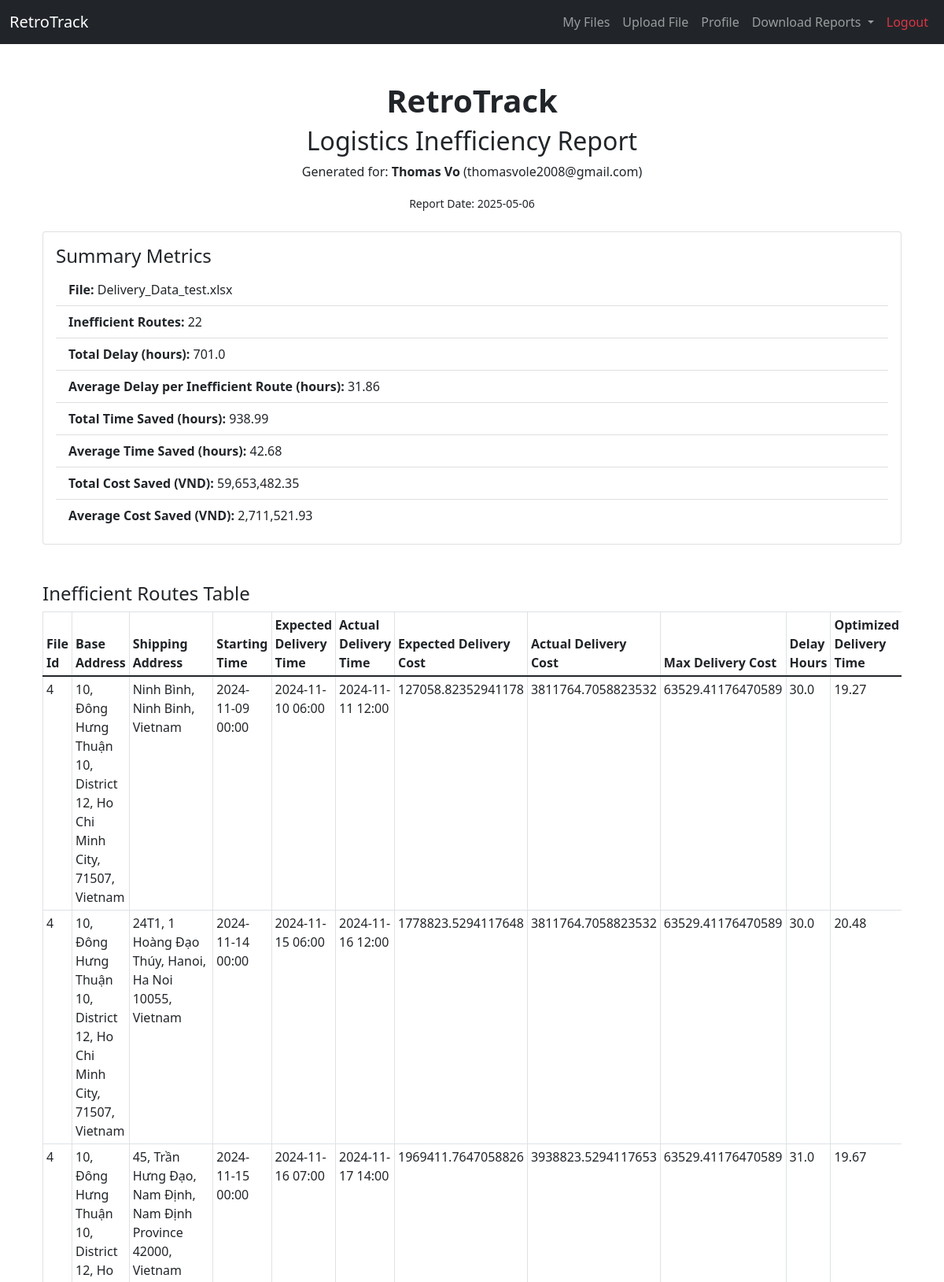
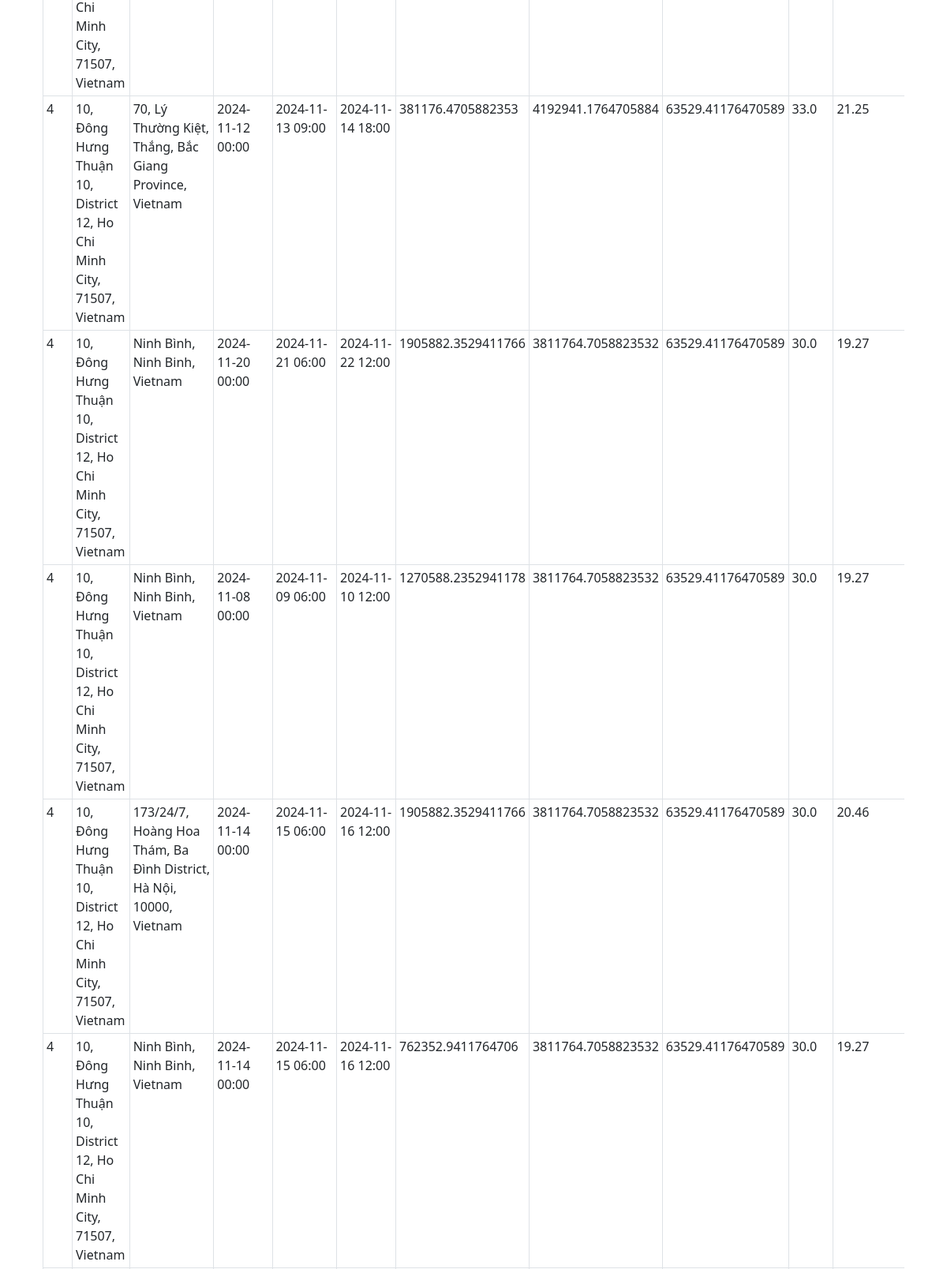
/report/4 (signed in, upper part), run on the app's committed database (2 pictures, top to bottom).
### app/models.py (models this page shows, shortened)
class User(db.Model):
    id = db.Column(db.Integer, primary_key=True)
    first_name = db.Column(db.String(100), nullable=False)
    last_name = db.Column(db.String(100), nullable=False)
    email = db.Column(db.String(120), unique=True, nullable=False)
    password = db.Column(db.String(60), nullable=False)

class File(db.Model):
    id = db.Column(db.Integer, primary_key=True)
    filename = db.Column(db.String(255), nullable=False)
    upload_date = db.Column(db.DateTime, nullable=False, default=datetime.utcnow)
    size = db.Column(db.Float, nullable=False)
    user_id = db.Column(db.Integer, nullable=False)
    parsed_data = db.Column(db.Text, nullable=True)

class InefficientRoute(db.Model):
    id = db.Column(db.Integer, primary_key=True)
    file_id = db.Column(db.Integer, db.ForeignKey('file.id'), nullable=False)
    base_address = db.Column(db.String(255), nullable=False)
    shipping_address = db.Column(db.String(255), nullable=False)
    starting_time = db.Column(db.DateTime, nullable=False)
    expected_delivery_time = db.Column(db.DateTime, nullable=False)
    actual_delivery_time = db.Column(db.DateTime, nullable=False)
    expected_delivery_cost = db.Column(db.Float, nullable=False)
    actual_delivery_cost = db.Column(db.Float, nullable=False)
    max_delivery_cost = db.Column(db.Float, nullable=False)
    optimized_delivery_time = db.Column(db.Float, nullable=True)
    time_saved = db.Column(db.Float, nullable=True)

### app/report_routes.py (the view)
@app.route('/report/<int:file_id>')
def report_preview(file_id):
    if 'user_id' not in session:
        flash("Login required.", "danger")
        return redirect(url_for('login'))
    user = User.query.get(session['user_id'])
    summary = generate_summary(file_id, user)
    chart_url = f"/static/plots/cost_waste_{file_id}.png"
    return render_template(
        "report_preview.html",
        summary=summary,
        file_id=file_id,
        chart_url=chart_url
    )

### app/helpers/geoapify.py (called while the page is built)
def update_cached_routes(routes):
    updated = False
    for r in routes:
        if r.optimized_delivery_time is None or r.time_saved is None:
            opt_time = get_optimized_route_time(r.base_address, r.shipping_address)
            if opt_time is not None:
                actual_dur = (r.actual_delivery_time - r.starting_time).total_seconds() / 3600.0
                if actual_dur > opt_time:
                    r.optimized_delivery_time = round(opt_time, 2)
                    r.time_saved = round(actual_dur - opt_time, 2)
                    updated = True
    if updated:
        try:
            db.session.commit()
        except Exception as e:
            db.session.rollback()
            print("Error committing route updates:", e)

### app/routes.py (called while the page is built)
@app.context_processor
def inject_now():
    return {"now": datetime.utcnow()}

@app.context_processor
def inject_user_files():
    if 'user_id' in session:
        files = File.query.filter_by(user_id=session['user_id']).all()
    else:
        files = []
    return dict(user_files=files)

### app/templates/report_preview.html (shortened to what this page needs)
{% extends "base.html" %}
{% block content %}
    <div class="container my-5">
        <div class="text-center mb-4">
            <h1 class="fw-bold">RetroTrack</h1>
            <h2 class="mt-2">Logistics Inefficiency Report</h2>
            <p>Generated for: <strong>{{ summary.user_name }}</strong> ({{ summary.user_email }})</p>
            <p><small>Report Date: {{ now.strftime('%Y-%m-%d') }}</small></p>
        </div>
        <div class="card mb-4">
            <div class="card-body">
                <h4 class="card-title">Summary Metrics</h4>
                <ul class="list-group list-group-flush">
                    <li class="list-group-item"><strong>File:</strong> {{ summary.file_name }}</li>
                    <li class="list-group-item"><strong>Inefficient Routes:</strong> {{ summary.inefficient_routes }}
                    </li>
                    <li class="list-group-item"><strong>Total Delay (hours):</strong> {{ summary.total_delayed_hours }}
                    </li>
                    <li class="list-group-item"><strong>Average Delay per Inefficient Route
                        (hours):</strong> {{ summary.avg_delayed_hours }}</li>
                    <li class="list-group-item"><strong>Total Time Saved
                        (hours):</strong> {{ summary.total_time_saved }}</li>
                    <li class="list-group-item"><strong>Average Time Saved
                        (hours):</strong> {{ summary.avg_time_saved }}</li>
                    <li class="list-group-item"><strong>Total Cost Saved
                        (VND):</strong> {{ "{:,}".format(summary.total_cost_saved) }}</li>
                    <li class="list-group-item"><strong>Average Cost Saved
                        (VND):</strong> {{ "{:,}".format(summary.avg_cost_saved) }}</li>
                </ul>
            </div>
        </div>
        {% if summary.ineff_table %}
            <h4 class="mt-5">Inefficient Routes Table</h4>
            <div class="table-responsive">
                <table class="table table-bordered table-sm">
                    <thead>
                    <tr>
                        {% for key in summary.ineff_table[0].keys() %}
                            <th>{{ key.replace('_', ' ').title() }}</th>
                        {% endfor %}
                    </tr>
                    </thead>
                    <tbody>
                    {% for row in summary.ineff_table %}
                        <tr>
                            {% for value in row.values() %}
                                <td>{{ value }}</td>
                            {% endfor %}
                        </tr>
                    {% endfor %}
                    </tbody>
                </table>
            </div>
        {% endif %}
    </div>
{% endblock %}

### data on the page
User: user_email "thomasvole2008@gmail.com"
File: file_name "Delivery_Data_test.xlsx"
InefficientRoute: values "4" "2024-11-09 00:00" "2024-11-10 06:00" "2024-11-11 12:00" "30.0", base_address "10, Đông Hưng Thuận 10, District 12, Ho Chi Minh City, 71507, Vietnam", shipping_address "Ninh Bình, Ninh Binh, Vietnam", expected_delivery_cost "127058.82352941178", actual_delivery_cost "3811764.7058823532", max_delivery_cost "63529.41176470589", optimized_delivery_time "19.27"
InefficientRoute: values "4" "2024-11-14 00:00" "2024-11-15 06:00" "2024-11-16 12:00" "30.0", base_address "10, Đông Hưng Thuận 10, District 12, Ho Chi Minh City, 71507, Vietnam", shipping_address "24T1, 1 Hoàng Đạo Thúy, Hanoi, Ha Noi 10055, Vietnam", expected_delivery_cost "1778823.5294117648", actual_delivery_cost "3811764.7058823532", max_delivery_cost "63529.41176470589", optimized_delivery_time "20.48"
InefficientRoute: values "4" "2024-11-15 00:00" "2024-11-16 07:00" "2024-11-17 14:00" "31.0", base_address "10, Đông Hưng Thuận 10, District 12, Ho Chi Minh City, 71507, Vietnam", shipping_address "45, Trần Hưng Đạo, Nam Định, Nam Định Province 42000, Vietnam", expected_delivery_cost "1969411.7647058826", actual_delivery_cost "3938823.5294117653", max_delivery_cost "63529.41176470589", optimized_delivery_time "19.67"
InefficientRoute: values "4" "2024-11-12 00:00" "2024-11-13 09:00" "2024-11-14 18:00" "33.0", base_address "10, Đông Hưng Thuận 10, District 12, Ho Chi Minh City, 71507, Vietnam", shipping_address "70, Lý Thường Kiệt, Thắng, Bắc Giang Province, Vietnam", expected_delivery_cost "381176.4705882353", actual_delivery_cost "4192941.1764705884", max_delivery_cost "63529.41176470589", optimized_delivery_time "21.25"
InefficientRoute: values "4" "2024-11-20 00:00" "2024-11-21 06:00" "2024-11-22 12:00" "30.0", base_address "10, Đông Hưng Thuận 10, District 12, Ho Chi Minh City, 71507, Vietnam", shipping_address "Ninh Bình, Ninh Binh, Vietnam", expected_delivery_cost "1905882.3529411766", actual_delivery_cost "3811764.7058823532", max_delivery_cost "63529.41176470589", optimized_delivery_time "19.27"
InefficientRoute: values "4" "2024-11-08 00:00" "2024-11-09 06:00" "2024-11-10 12:00" "30.0", base_address "10, Đông Hưng Thuận 10, District 12, Ho Chi Minh City, 71507, Vietnam", shipping_address "Ninh Bình, Ninh Binh, Vietnam", expected_delivery_cost "1270588.2352941178", actual_delivery_cost "3811764.7058823532", max_delivery_cost "63529.41176470589", optimized_delivery_time "19.27"
InefficientRoute: values "4" "2024-11-14 00:00" "2024-11-15 06:00" "2024-11-16 12:00" "30.0", base_address "10, Đông Hưng Thuận 10, District 12, Ho Chi Minh City, 71507, Vietnam", shipping_address "173/24/7, Hoàng Hoa Thám, Ba Đình District, Hà Nội, 10000, Vietnam", expected_delivery_cost "1905882.3529411766", actual_delivery_cost "3811764.7058823532", max_delivery_cost "63529.41176470589", optimized_delivery_time "20.46"
InefficientRoute: values "4" "2024-11-14 00:00" "2024-11-15 06:00" "2024-11-16 12:00" "30.0", base_address "10, Đông Hưng Thuận 10, District 12, Ho Chi Minh City, 71507, Vietnam", shipping_address "Ninh Bình, Ninh Binh, Vietnam", expected_delivery_cost "762352.9411764706", actual_delivery_cost "3811764.7058823532", max_delivery_cost "63529.41176470589", optimized_delivery_time "19.27"

### other printed values
{{ summary.user_name }} "Thomas Vo"
{{ summary.inefficient_routes }} "22"
{{ summary.total_delayed_hours }} "701.0"
{{ summary.avg_delayed_hours }} "31.86"
{{ summary.total_time_saved }} "938.99"
{{ summary.avg_time_saved }} "42.68"
{{ "{:,}".format(summary.total_cost_saved) }} "59,653,482.35"
{{ "{:,}".format(summary.avg_cost_saved) }} "2,711,521.93"
{{ key.replace('_', ' ').title() }} "File Id" "Base Address" "Shipping Address" "Starting Time" "Expected Delivery Time" "Actual Delivery Time" "Expected Delivery Cost" "Actual Delivery Cost" "Max Delivery Cost" "Delay Hours" "Optimized Delivery Time"
